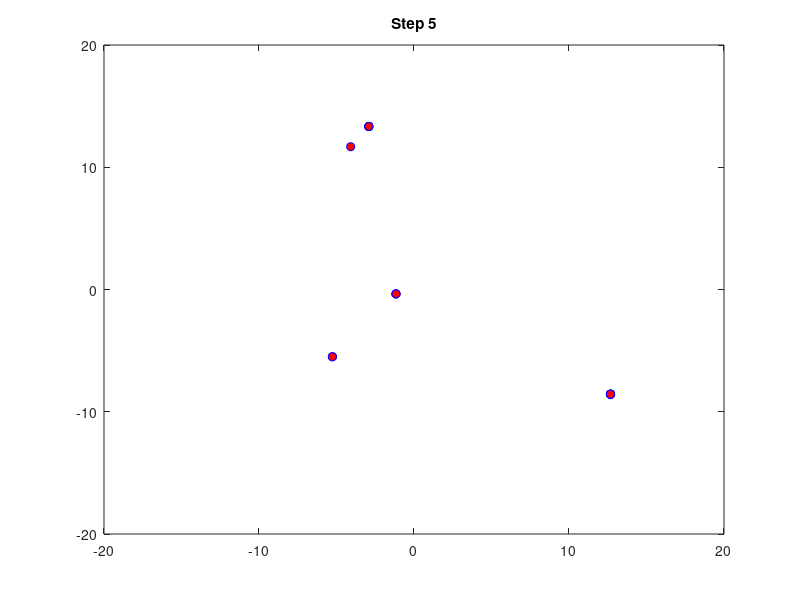

Source code (MATLAB): (Note: this script raises an error after producing the figure.)
% Group project Random Walk

%% Workspace Preamble
clear all;
close all;
clc;

%% User Input
prompt1 = 'How many particles do you want to observe?: ';
Number_Particles = input(prompt1);
%The number of step that the particle is moving
prompt2 = 'How many steps do you want the particle(s) to move?: ';
Number_Step = input(prompt2); 
%The size of step when it moves
prompt3 = 'What step size do you want the particle(s) to take?: ';
Step_Size = input(prompt3);

%% Monte Carlo For Loop
for j = 1:Number_Particles % Loop for # of particles
    x_coordinate = 0; %Initialize x-cordinate
    y_coordinate = 0; %Initialize y-cordinate
    % Loop For Random Angle
    for i = 1:Number_Step %Iterate to length of number of steps
        Angle = rand*2*pi; %Create random angle
        x_coordinate = (Step_Size * cos(Angle)) + x_coordinate; % x coordinate calc
        y_coordinate = (Step_Size * sin(Angle)) + y_coordinate; % y coordinate calc
    end
    
    x(j) = x_coordinate; %Index x coordinates
    y(j) = y_coordinate; %Index y coordinates
    r(j) = x(j)^2 + y(j)^2; 
    %Graph for each step
    figure(1)
    plot(x,y,'o','MarkerEdgeColor','b','MarkerFaceColor','r')
    hold on
    title(['Step ',num2str(i)]) %Label the graph with the number of steps taken
    axis([-20,20,-20,20]) %Set the axes so they don't continually change
    pause(0.1) %Let the graph refresh
   
end

%% Histogram for X
figure(2)
histogram(x)

%% Standard Deviation Calculation
t = Number_Step * Step_Size;% Time
sigma = std(r); % Standard deviation
D = sigma^2/(2*t); % diffusivity
fprintf('The Diffusivity of this Brownian Distribution is : %.3f \n', D)